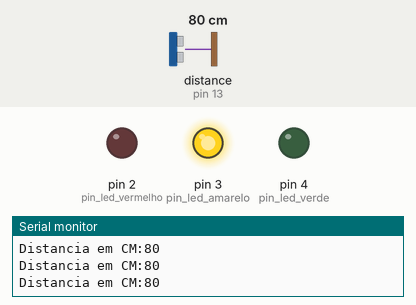
Recording of a sketch running on a simulated Arduino Uno, built with avr-gcc and run on an emulated ATmega328P. Shown: output pins drawn as LEDs (lit = HIGH), the last lines printed to the serial monitor. The test bench sets the inputs (shaded band); at power-on: distance to the obstacle (sensor on pin 13) 80 cm.

Above: at 1.2 s.
1.3 s: distance to the obstacle (sensor on pin 13) set to 23 cm
4.3 s: distance to the obstacle (sensor on pin 13) set to 19 cm
At 4.8 s:
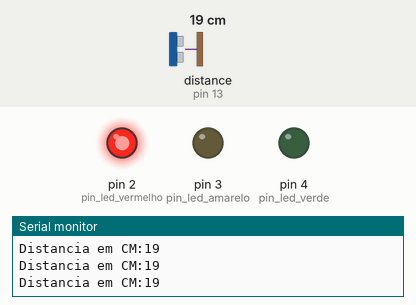
5.8 s: distance to the obstacle (sensor on pin 13) set to 120 cm
At 7.0 s:
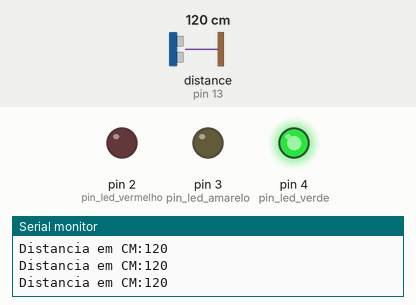
7.3 s: distance to the obstacle (sensor on pin 13) set to 104 cm
8.8 s: distance to the obstacle (sensor on pin 13) set to 96 cm
At 9.9 s:
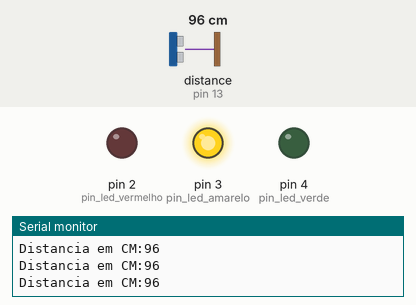
11.8 s: distance to the obstacle (sensor on pin 13) set to 18 cm
At 13.2 s:
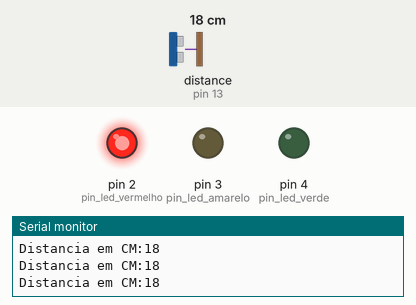
Timing chart, 0 to 14.8 s (numbered marks = the images above; inputs shaded):
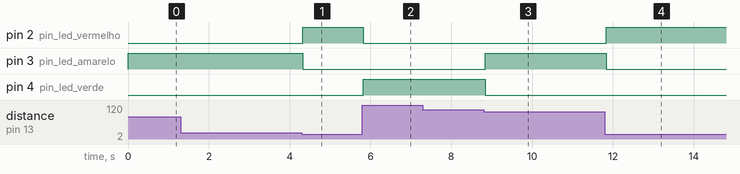

Measured:
- the behaviour switches between 21 and 20 cm on distance to the obstacle (sensor on pin 13) (found by bisection; images 0 and 1)
- the behaviour switches between 101 and 100 cm on distance to the obstacle (sensor on pin 13) (found by bisection; images 2 and 3)
- after the input at 4.3 s, pin 2 (pin_led_vermelho): LOW → HIGH at once; pin 3 (pin_led_amarelo): HIGH → LOW at once
- after the input at 5.8 s, pin 2 (pin_led_vermelho): HIGH → LOW at once; pin 4 (pin_led_verde): LOW → HIGH at once
- after the input at 8.8 s, pin 3 (pin_led_amarelo): LOW → HIGH at once; pin 4 (pin_led_verde): HIGH → LOW at once
- after the input at 11.8 s, pin 2 (pin_led_vermelho): LOW → HIGH at once; pin 3 (pin_led_amarelo): HIGH → LOW at once

The sketch:

distancia_leds_ultrasonic.ino
```cpp
#include <Ultrasonic.h>

Ultrasonic ultrasonic(12, 13); // Define os pinos do sensor ultrasonico
int distance;
const int pin_led_vermelho = 2;
const int pin_led_amarelo = 3;
const int pin_led_verde = 4;

void setup() {
  pinMode(pin_led_vermelho, OUTPUT);
  pinMode(pin_led_amarelo, OUTPUT);
  pinMode(pin_led_verde, OUTPUT);
  Serial.begin(9600);
}

void loop() {
  distance = ultrasonic.read();

  Serial.print("Distancia em CM:");
  Serial.println(distance);

  if(distance>100){
    digitalWrite(pin_led_verde, HIGH);
    digitalWrite(pin_led_amarelo, LOW);
    digitalWrite(pin_led_vermelho, LOW);
  }
  else if(distance<=100 && distance>20){
    digitalWrite(pin_led_amarelo, HIGH);
    digitalWrite(pin_led_verde, LOW);
    digitalWrite(pin_led_vermelho, LOW);
  }
  else if(distance<=20){
    digitalWrite(pin_led_vermelho, HIGH);
    digitalWrite(pin_led_amarelo, LOW);
    digitalWrite(pin_led_verde, LOW);
  }
}
```
